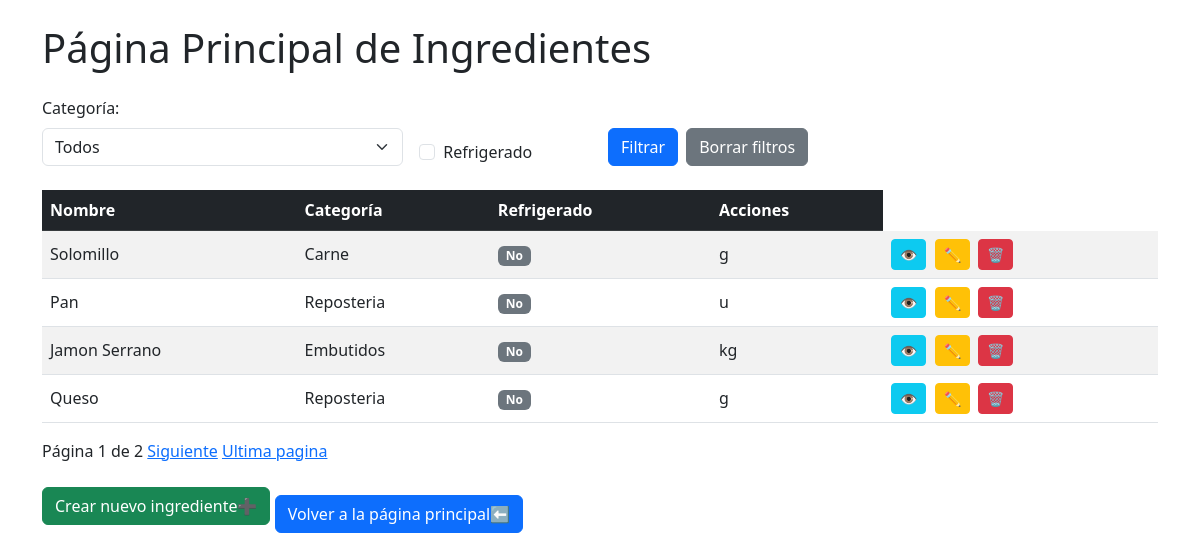
The page /ingredientes on the database as committed earlier.
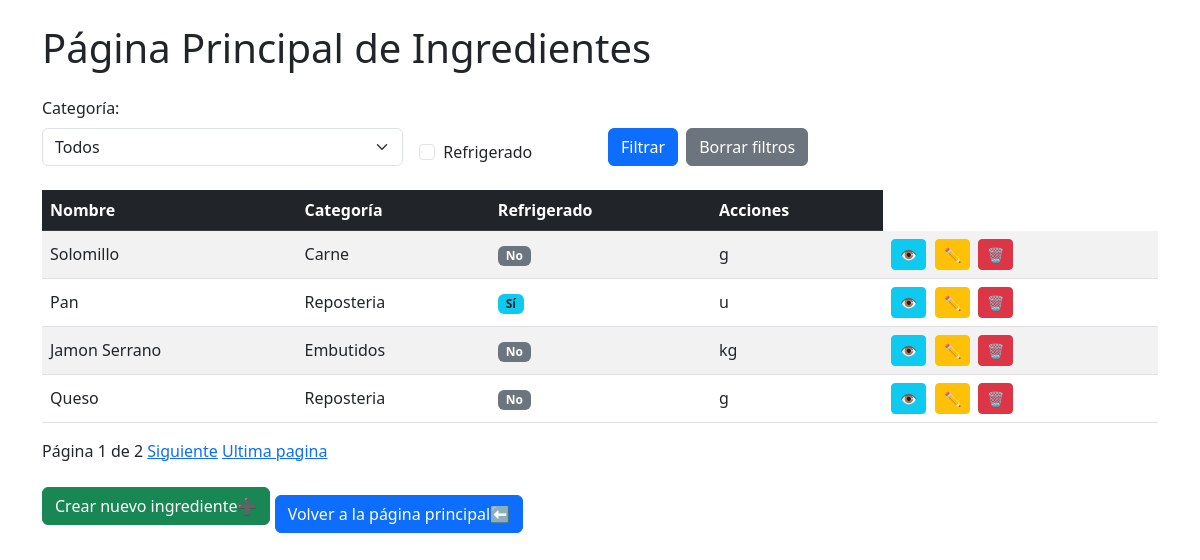
The same page on the database as committed later.
### recetasapp/models.py (models this page shows, shortened)
class Ingredientes(models.Model):
    nombre = models.CharField(max_length=50, validators=[validate_nombre])
    categoria = models.ForeignKey('CategoriaIngrediente', on_delete=models.CASCADE)
    refrigerado = models.BooleanField(default=False)
    medida = models.CharField(
        max_length=5,
        choices=Medida.choices,
        default=Medida.GRAMOS
    )

class CategoriaIngrediente(models.Model):
    nombre = models.CharField(max_length=50)

### recetasapp/views.py (the view)
# urls.py: path('ingredientes', views.IngredienteListView.as_view(), name='ingredientes_lista'),
class IngredienteListView(ListView):
    model = Ingredientes
    template_name = 'recetasapp/ingredientes_lista.html'
    context_object_name = 'ingredientes'
    paginate_by = 4
    def get_queryset(self):
        queryset = super().get_queryset()
        categoria_filtro = self.request.GET.get('categoria')
        if categoria_filtro:
            queryset = queryset.filter(categoria=categoria_filtro)
        refrigerado_filtro = self.request.GET.get('refrigerado')
        if refrigerado_filtro:
            queryset = queryset.filter(refrigerado=True)
        return queryset
    def get_context_data(self, **kwargs):
        context = super().get_context_data(**kwargs)
        context['categorias'] = CategoriaIngrediente.objects.all()
        return context

### recetasapp/templates/recetasapp/ingredientes_lista.html (shortened to what this page needs)
{% extends 'recetasapp/base.html' %}
{% block content %}
<div class="container mt-4">
    <h1 class="mb-4">Página Principal de Ingredientes</h1>
    <form class="row g-3 mb-4" action="" method="get">
        <div class="col-md-4">
            <label for="categoria" class="form-label">Categoría:</label>
            <select name="categoria" id="categoria" class="form-select">
                <option value="">Todos</option>
            </select>
        </div>
        <div class="col-md-2 d-flex align-items-end">
            <div class="form-check">
                <input type="checkbox" id="refrigerado" name="refrigerado" value="1" class="form-check-input"
                    {% if request.GET.refrigerado == "1" %}checked{% endif %}>
                <label class="form-check-label" for="refrigerado">Refrigerado</label>
            </div>
        </div>
        <div class="col-md-6 d-flex align-items-end">
            <button type="submit" class="btn btn-primary me-2">Filtrar</button>
            <a href="{% url 'ingredientes_lista' %}" class="btn btn-secondary">Borrar filtros</a>
        </div>
    </form>
    <div class="table-responsive">
        <table class="table table-striped table-hover align-middle">
            <thead class="table-dark">
                <tr>
                    <th>Nombre</th>
                    <th>Categoría</th>
                    <th>Refrigerado</th>
                    <th>Acciones</th>
                </tr>
            </thead>
            <tbody>
                {% for ingrediente in ingredientes %}
                    <tr>
                        <td>{{ ingrediente.nombre }}</td>
                        <td>{{ ingrediente.categoria.nombre }}</td>
                        <td>
                            {% if ingrediente.refrigerado %}
                                <span class="badge bg-info text-dark">Sí</span>
                            {% else %}
                                <span class="badge bg-secondary">No</span>
                            {% endif %}
                        </td>
                        <td>
                            {{ingrediente.medida}}
                        <td>
                            <a href="{% url 'ingrediente_detalle' ingrediente.id %}" class="btn btn-info btn-sm me-1">👁️</a>
                            <a href="{% url 'ingrediente_editar' ingrediente.id %}" class="btn btn-warning btn-sm me-1">✏️</a>
                            <a href="{% url 'ingrediente_eliminar' ingrediente.id %}" class="btn btn-danger btn-sm">🗑️</a>
                        </td>
                        </td>
                    </tr>
                {% empty %}
                    <tr>
                        <td colspan="4" class="text-center">No hay ingredientes aún</td>
                    </tr>
                {% endfor %}
            </tbody>
        </table>
    </div>
       {% if is_paginated %}
        <div>
            Página {{ page_obj.number }} de {{ page_obj.paginator.num_pages }}
            {% if page_obj.has_next %}
                <a href="?{{ request.GET.urlencode }}&page={{ page_obj.next_page_number }}">Siguiente</a>
                <a href="?{{ request.GET.urlencode }}&page={{ page_obj.paginator.num_pages }}">Ultima pagina</a>
            {% endif %}
        </div>
    {% endif %}
    <div class="mt-3">
        <a href="{% url 'ingrediente_crear' %}" class="btn btn-success">
            Crear nuevo ingrediente➕
        </a>
        <a href="{% url 'inicio' %}" class="btn btn-primary mt-3">
        Volver a la página principal⬅️
        </a>
    </div>
</div>
{% endblock %}

### recetasapp/templates/recetasapp/base.html (shortened to what this page needs)
<!DOCTYPE html>
<html lang="es">
<head>
    <link href="https://cdn.jsdelivr.net/npm/bootstrap@5.3.0/dist/css/bootstrap.min.css" rel="stylesheet">
</head>
<body>
    {% block content %}
    {% endblock %}
</body>
</html>

Rows that differ between the two databases and show on the page:
changed Ingredientes "Pan": refrigerado "No" → "Sí"
